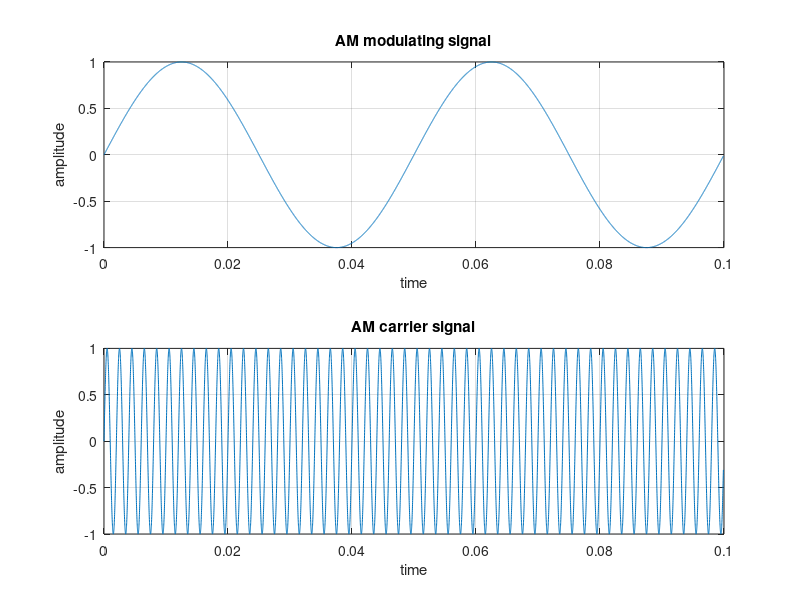
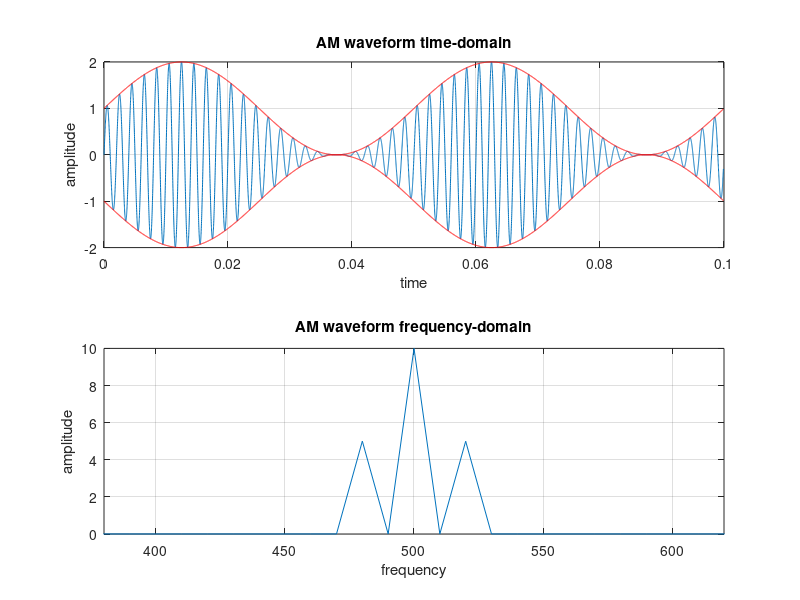
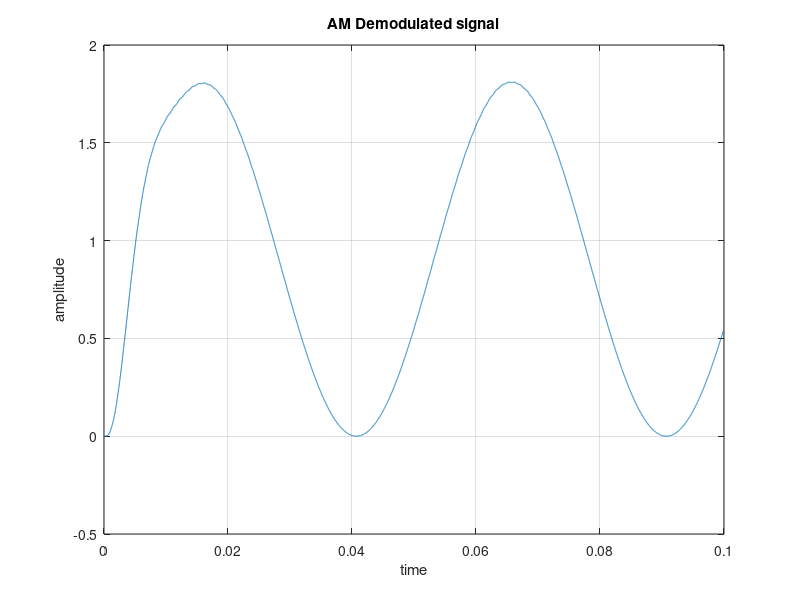

MATLAB code to generate these figures, in order:
clc;
clear all;
close all;

fm=20;
fc=500;
vm=1;
vc=1;
mu=1; % modulation index
% x-axis:Time(second)
t=0:0.00001:0.0999;
f=0:1:9999;
% y-axis:Voltage(volt)
V1=vc+mu*sin(2*pi*fm*t); %upper envelop
V2=-(vc+mu*sin(2*pi*fm*t)); % lower envelop
Vm=vm*sin(2*pi*fm*t);
Vc=vc*sin(2*pi*fc*t);
Vam=vc*(1+mu*sin(2*pi*fm*t)).*(sin(2*pi*fc*t)); %%AM signal
Vr=Vam.*Vc; % Synchronous detector
Vf=abs(fft(Vam,10000))/500; % Spectrum
[b a] = butter(3,0.002);
out= filter(b,a,Vr);
%Plot modulating,carrier signal
figure(1);
subplot(211)
plot(t,Vm);
title('AM modulating signal');
xlabel('time'), ylabel('amplitude');grid on;
subplot(212)
plot(t, Vc);
title('AM carrier signal');
xlabel('time'), ylabel('amplitude');grid on;
% Plot AM in time domain and Frequency domain 
figure(2);
subplot(211)
plot(t,Vam);
hold on;
plot(t,V1,'r'),plot(t,V2,'r');
title('AM waveform time-domain');
xlabel('time'), ylabel('amplitude');grid on;
subplot(212)
plot(f*10,Vf);
axis([(fc-6*fm) (fc+6*fm) 0 10]);
title('AM waveform frequency-domain');
xlabel('frequency'), ylabel('amplitude');grid on;
figure(3)
plot(t,1.81*out)
title('AM Demodulated signal');
xlabel('time'), ylabel('amplitude');
grid;